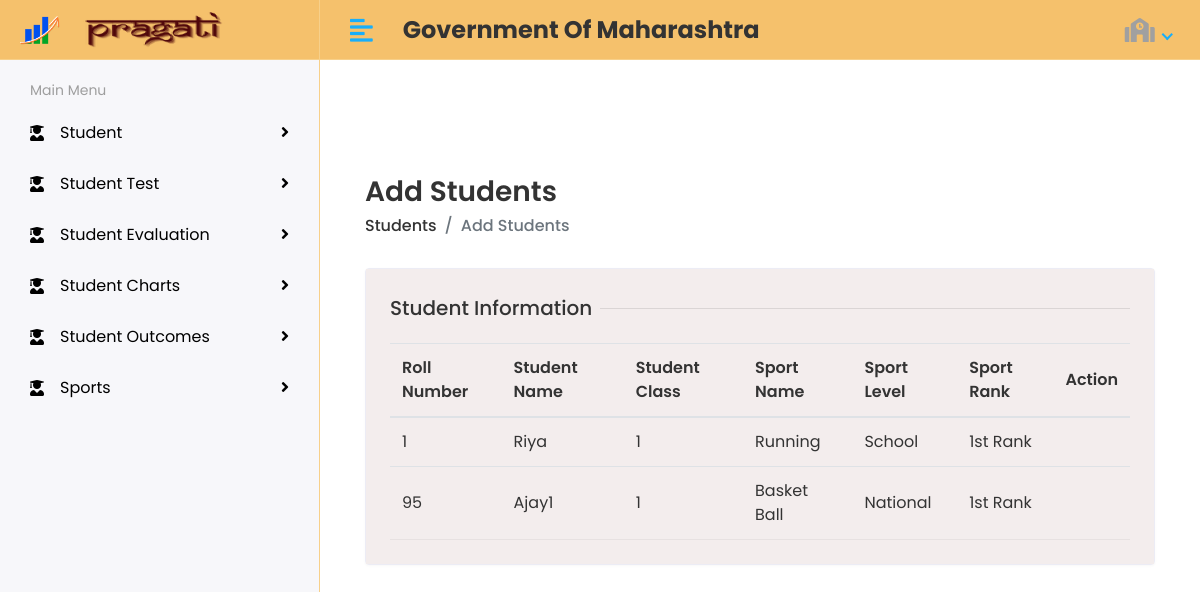
/teacher/view_sport/ (signed in), run on an earlier commit of the app's database.
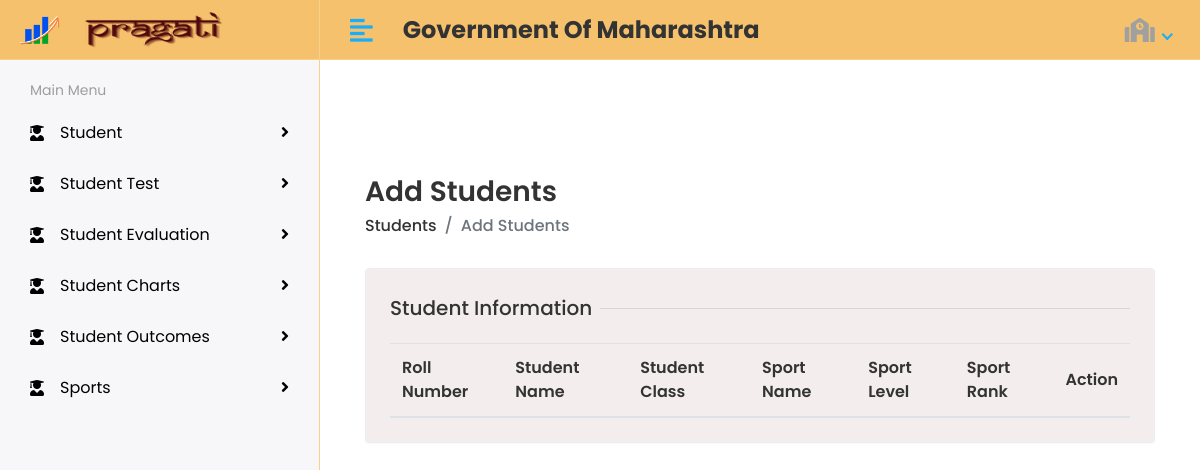
And on a later commit of the database.
### teacher/models.py (models this page shows, shortened)
class Sports(models.Model):
    student_info=models.ForeignKey( Student, on_delete=models.CASCADE)
    sport_name=models.CharField(max_length =255, null=True,blank=True)
    sport_level=models.CharField(max_length =255, null=True,blank=True)
    sport_rank=models.CharField(max_length =255, null=True,blank=True)
    sport_class=models.IntegerField(null=True,blank=True)
    sport_session=models.CharField(max_length =255, null=True,blank=True)
    school =models.ForeignKey( School, on_delete=models.CASCADE)
    teacher =models.ForeignKey( Teacher, on_delete=models.CASCADE)

### school/models.py (models this page shows, shortened)
class Student(models.Model):
    student_roll=models.IntegerField( null=True,blank=True)
    student_name=models.CharField(max_length =255, null=True,blank=True)
    student_school =models.ForeignKey( School, on_delete=models.CASCADE)
    student_teacher =models.ForeignKey( Teacher, on_delete=models.CASCADE)
    student_class=models.CharField(max_length =255, null=True,blank=True)
    student_session=models.CharField(max_length =255,null=True,blank=True)

### teacher/views.py (the view)
# urls.py: path('view_sport/',views.view_sport,name='view_sport' ),
def view_sport(request):
    data=Sports.objects.filter(teacher__t_info__email=request.user)
    context={
        'data':data
    }
    return render(request,'sport/view_sports.html',context)

### teacher/templates/sport/view_sports.html
{% extends 'teacherbase.html' %}
{% load static %}
{% block content %}
  <div class="content container-fluid">
    <div class="page-header">
      <div class="row align-items-center">
        <div class="col">
          <h3 class="page-title">Add Students</h3>
          <ul class="breadcrumb">
            <li class="breadcrumb-item"><a href="students.html">Students</a></li>
            <li class="breadcrumb-item active">Add Students</li>
          </ul>
        </div>
      </div>
    </div>
    <div class="row">
      <div class="col-sm-12">
        <div class="card">
          <div class="card-body">
            <h5 class="form-title"><span>Student Information</span></h5>
            <table class="table table-hover table-center mb-0 datatable">
                <thead>
                  <tr>
                    <th>Roll Number</th>
                    <th>Student Name</th>
                    <th>Student Class</th>
                    <th>Sport Name</th>
                    <th>Sport Level</th>
                    <th>Sport Rank</th>
                    <th class="text-right">Action</th>
                  </tr>
                </thead>
                <tbody>
                    {% for i in data %}
                  <tr>
                    <td>{{i.student_info.student_roll}}</td>
                    <td>{{i.student_info.student_name}}</td>
                    <td>{{i.student_info.student_class}}</td>
                    <td>{{i.sport_name}}</td>
                    <td>{{i.sport_level}}</td>
                    <td>{{i.sport_rank}}</td>
                    <td class="text-right">
                    </td>
                  </tr>
                    {% endfor %}
                </tbody>
              </table>
          </div>
        </div>
      </div>
    </div>
  </div>
    {% endblock %}

### teacher/templates/teacherbase.html (shortened to what this page needs)
<!DOCTYPE html>
<html lang="en">
{% load static %}
   <head>
      <link rel="stylesheet" href="{% static 'assets/plugins/bootstrap/css/bootstrap.min.css' %}">
      <link rel="stylesheet" href="{% static 'assets/plugins/fontawesome/css/fontawesome.min.css' %}">
      <link rel="stylesheet" href="{% static 'assets/plugins/fontawesome/css/all.min.css' %}">
      <link rel="stylesheet" href="{% static 'assets/css/style.css' %}">
   </head>
   <body>
      <div class="main-wrapper">
         {% include 'teacherincludes/header.html' %}
         {% include 'teacherincludes/sidebar.html' %}
         <div class="page-wrapper">
            <div class="content container-fluid">
               {% block content %}
               {% endblock %}
               {% include 'teacherincludes/footer.html' %}
            </div>
         </div>
      </div>
   </body>
</html>

### teacher/templates/teacherincludes/header.html (shortened to what this page needs)
{% load static %}
<div class="header">
   <div class="header-left">
     <a href="index.html" class="logo">
       <img src="{% static 'praglogo.png'  %}" alt="Logo" width="500" height="500">
     </a>
     <a href="index.html" class="logo">
       <img src="{% static 'logo_prag_1.png' %}" alt="Logo" style="width:180px;height:80px">
     </a>
   </div>
   <a href="javascript:void(0);" id="toggle_btn">
     <i class="fas fa-align-left"></i>
   </a>
   <div class="top-nav-search mt-3">
     <h4><strong>Government Of Maharashtra</strong></h4>
   </div>
   <ul class="nav user-menu">
     <li class="nav-item dropdown has-arrow">
       <a href="#" class="dropdown-toggle nav-link" data-toggle="dropdown">
        <i class="fas fa-school"></i>
       </a>
     </li>
   </ul>
 </div>

### teacher/templates/teacherincludes/sidebar.html (shortened to what this page needs)
{% load static %}
<div class="sidebar" id="sidebar">
            <div class="sidebar-inner slimscroll">
               <div id="sidebar-menu" class="sidebar-menu">
                  <ul>
                    <li class="menu-title">
                      <span>Main Menu</span>
                    </li>
                    <li class="submenu">
                     <a href="#"><i class="fas fa-user-graduate"></i> <span> Student</span> <span class="menu-arrow"></span></a>
                   </li>
                   <li class="submenu">
                    <a href="#"><i class="fas fa-user-graduate"></i> <span>Student Test</span> <span class="menu-arrow"></span></a>
                  </li>
                  <li class="submenu">
                    <a href="#"><i class="fas fa-user-graduate"></i> <span>Student Evaluation</span> <span class="menu-arrow"></span></a>
                  </li>
                  <li class="submenu">
                    <a href="#"><i class="fas fa-user-graduate"></i> <span>Student Charts</span> <span class="menu-arrow"></span></a>
                  </li>
                  <li class="submenu">
                    <a href="#"><i class="fas fa-user-graduate"></i> <span>Student Outcomes</span> <span class="menu-arrow"></span></a>
                  </li>
                  <li class="submenu">
                    <a href="#"><i class="fas fa-user-graduate"></i> <span>Sports</span> <span class="menu-arrow"></span></a>
                  </li>
                  </ul>
                </div>
            </div>
         </div>
      <footer>
               <p>Copyright © 2020 Dreamguys.</p>
      </footer>

### teacher/templates/teacherincludes/footer.html (shortened to what this page needs)
<!DOCTYPE html>
<html lang="en">
<head>
</head>
<body>
</body>
</html>

What changed in the data, as far as the page shows it:
removed Sports: student_info.student_roll "1", student_info.student_name "Riya", student_info.student_class "1", sport_name "Running", sport_level "School", sport_rank "1st Rank"
removed Sports: student_info.student_roll "95", student_info.student_name "Ajay1", student_info.student_class "1", sport_name "Basket Ball", sport_level "National", sport_rank "1st Rank"
